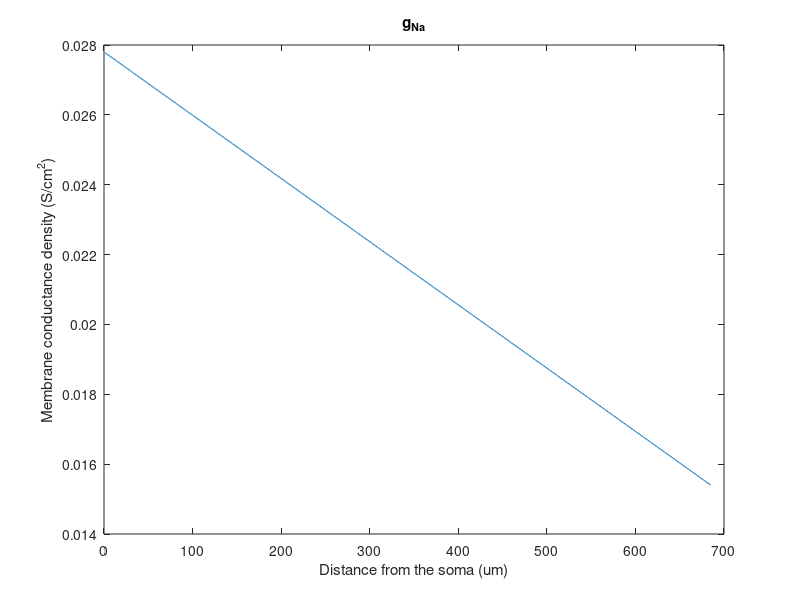

Write MATLAB code to recreate this figure.
clc

g_naSoma = 278;
g_naDend = 154;
na_dist = 685;
x = 1:685;

g_na = (g_naSoma + x*(g_naDend - g_naSoma)./na_dist)*1e-4;
mean(g_na)
g_na(1)
g_na(end)

figure('Units', 'normalized', 'Position', [0, .01, .48, .89]);
plot(x, g_na)
titleStr = sprintf('g_N_a');
set(gcf,'name',titleStr)
title(titleStr)
xlabel('Distance from the soma (um)')
ylabel('Membrane conductance density (S/cm^2)')



% g_kfSoma = 294;
% g_kfDend = 28;
% kf_slope = -0.018;
% x = 1:454;
% 
% g_kf = (g_kfDend + g_kfSoma * exp(kf_slope * x))*1e-4;
% mean(g_kf)
% 
% figure('Units', 'normalized', 'Position', [0, .01, .48, .89]);
% plot(x, g_kf)
% titleStr = sprintf('g_K_f');
% set(gcf,'name',titleStr)
% title(titleStr)
% xlabel('Distance from the soma (um)')
% ylabel('Membrane conductance density (S/cm^2)')



% g_ksSoma = 278;
% g_ksDend = 154;
% ks_slope = -0.05;
% x = 1:305;
% 
% g_ks = (g_ksDend + g_ksSoma * exp(ks_slope * x))*1e-4;
% mean(g_ks)
% g_ks(1)
% g_ks(end)
% 
% figure('Units', 'normalized', 'Position', [0, .01, .48, .89]);
% plot(x, g_ks)
% titleStr = sprintf('g_K_s');
% set(gcf,'name',titleStr)
% title(titleStr)
% xlabel('Distance from the soma (um)')
% ylabel('Membrane conductance density (S/cm^2)')



% g_hSoma = 2.2;
% g_hDend = 228;
% h_slope = -0.07;
% h_xhalf = 482;
% x = 1:800;
% 
% g_h = (g_hSoma + g_hDend./(1 + exp(h_slope*(x - h_xhalf))))*1e-4;
% mean(g_h)
% g_h(1)
% g_h(end)
% 
% figure('Units', 'normalized', 'Position', [0, .01, .48, .89]);
% plot(x, g_h)
% titleStr = sprintf('g_h');
% set(gcf,'name',titleStr)
% title(titleStr)
% xlabel('Distance from the soma (um)')
% ylabel('Membrane conductance density (S/cm^2)')



% g_skSoma = 1.93;
% g_skDend = 1.85;
% sk_dist = 84;
% x = 1:84;
% 
% g_sk = (g_skSoma + x*(g_skDend - g_skSoma)./sk_dist)*1e-4;
% mean(g_sk)
% g_sk(1)
% g_sk(end)
% 
% figure('Units', 'normalized', 'Position', [0, .01, .48, .89]);
% plot(x, g_sk)
% titleStr = sprintf('g_S_K');
% set(gcf,'name',titleStr)
% title(titleStr)
% xlabel('Distance from the soma (um)')
% ylabel('Membrane conductance density (S/cm^2)')